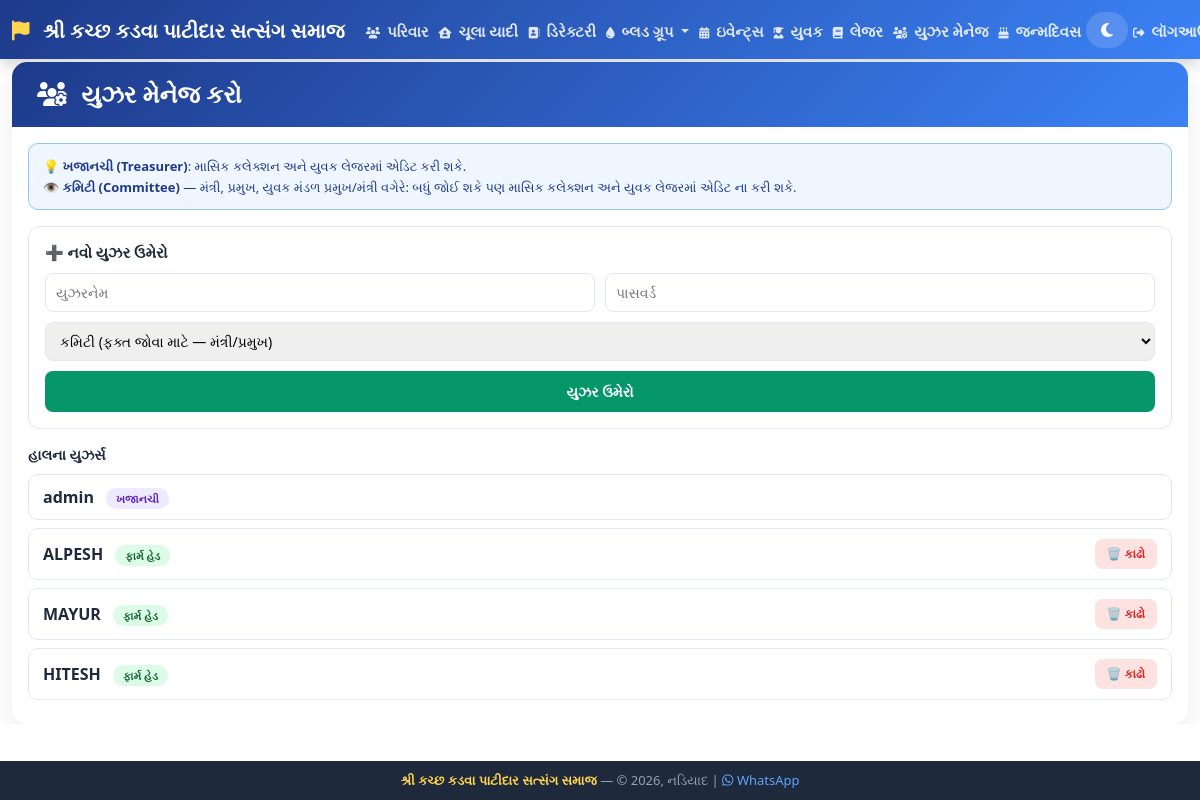
The page /manage-users (signed in) on the database its author committed.
### tables this page shows
CREATE TABLE users (id INTEGER PRIMARY KEY AUTOINCREMENT, username TEXT, password TEXT, role TEXT DEFAULT 'treasurer', family_id INTEGER);

### app.py (the view, shortened to what this page needs)
@app.route("/manage-users", methods=["GET", "POST"])
def manage_users():
    if not session.get("logged_in") or session.get("role") != "treasurer":
        return redirect("/")
    conn = sqlite3.connect("samaj.db")
    cursor = conn.cursor()
    cursor.execute("SELECT id, username, role, family_id FROM users")
    users = cursor.fetchall()
    cursor.execute("SELECT id, family_name, firm_name FROM families")
    all_families = cursor.fetchall()
    conn.close()
    return render_template("manage_users.html", users=users, all_families=all_families, current_username=session.get("username"))

### templates/manage_users.html (shortened to what this page needs)
{% extends "base.html" %}
{% block content %}
<div class="card">
    <div class="card-header">
        <h4 class="mb-0"><i class="fas fa-users-cog me-2"></i> યુઝર મેનેજ કરો</h4>
    </div>
    <div class="card-body">
        <div class="info-box">
            💡 <strong>ખજાનચી (Treasurer)</strong>: માસિક કલેક્શન અને યુવક લેજરમાં એડિટ કરી શકે.<br>
            👁️ <strong>કમિટી (Committee)</strong> — મંત્રી, પ્રમુખ, યુવક મંડળ પ્રમુખ/મંત્રી વગેરે: બધું જોઈ શકે પણ માસિક કલેક્શન અને યુવક લેજરમાં એડિટ ના કરી શકે.
        </div>
        <div class="add-user-form">
            <h5>➕ નવો યુઝર ઉમેરો</h5>
            <form method="POST">
                <div class="form-row">
                    <input type="text" name="username" placeholder="યુઝરનેમ" required>
                    <input type="text" name="password" placeholder="પાસવર્ડ" required>
                </div>
                <div class="form-row" style="grid-template-columns: 1fr;">
                    <select name="role" id="roleSelect" onchange="toggleFamilySelect(this)">
                        <option value="committee">કમિટી (ફક્ત જોવા માટે — મંત્રી/પ્રમુખ)</option>
                    </select>
                </div>
                <button type="submit" class="btn-add-user">યુઝર ઉમેરો</button>
            </form>
        </div>
        <h5 style="font-size:14px; font-weight:700; color:#1e293b; margin-bottom:10px;">હાલના યુઝર્સ</h5>
        {% for u in users %}
        <div class="user-row">
            <div>
                <span class="uname">{{ u[1] }}</span>
                <span class="role-badge {{ u[2] }}">
                    {% if u[2] == 'treasurer' %}ખજાનચી
                    {% elif u[2] == 'farm_head' %}ફાર્મ હેડ
                    {% else %}કમિટી{% endif %}
                </span>
            </div>
            {% if u[1] != current_username %}
            <form method="POST" onsubmit="return confirm('આ યુઝર કાઢી નાખવો છે?')">
                <button type="submit" class="btn-del-user">🗑️ કાઢો</button>
            </form>
            {% endif %}
        </div>
        {% endfor %}
    </div>
</div>
{% endblock %}

### templates/base.html (style rules this page uses)
html, body { width: 100% !important; overflow-x: hidden !important; margin: 0 !important; padding: 0 !important; }
input, select, textarea, .form-control { width: 100% !important; max-width: 100% !important; }
body { font-family: 'Segoe UI', Tahoma, Geneva, Verdana, sans-serif; padding-bottom: 60px; transition: all 0.3s; }
.card { border-radius: 15px; box-shadow: 0 10px 30px rgba(0,0,0,0.08); border: none; overflow: hidden; }
.card-header { background: linear-gradient(135deg, #1e3a8a, #3b82f6); color: white; padding: 18px 25px; border-bottom: none; }
.card-header h4 { margin: 0; font-weight: 600; }
* { box-sizing: border-box; }
body { overflow-x: hidden !important; width: 100%; }

### templates/manage_users.html (style rules this page uses)
* { box-sizing: border-box; }
.info-box { background: #eff6ff; border: 1.5px solid #93c5fd; color: #1e3a8a; border-radius: 10px; padding: 12px 14px; font-size: 13px; margin-bottom: 16px; line-height: 1.6; }
.add-user-form { background: white; border: 1px solid #e2e8f0; border-radius: 12px; padding: 16px; margin-bottom: 18px; }
.add-user-form h5 { font-size: 15px; font-weight: 700; margin-bottom: 12px; color: #1e293b; }
.form-row { display: grid; grid-template-columns: 1fr 1fr; gap: 10px; margin-bottom: 10px; }
.form-row input, .form-row select { border: 1.5px solid #e2e8f0; border-radius: 8px; padding: 8px 10px; font-size: 14px; }
.btn-add-user { width: 100%; background: #059669; color: white; border: none; border-radius: 8px; padding: 10px; font-weight: 700; font-size: 14px; }
.user-row { background: white; border: 1px solid #e2e8f0; border-radius: 10px; padding: 10px 14px; margin-bottom: 8px; display: flex; justify-content: space-between; align-items: center; }
.user-row .uname { font-weight: 700; color: #1e293b; }
.role-badge { font-size: 11px; font-weight: 700; padding: 3px 10px; border-radius: 20px; margin-left: 8px; }
.role-badge.treasurer { background: #ede9fe; color: #5b21b6; }
.role-badge.farm_head { background: #dcfce7; color: #166534; }
.btn-del-user { background: #fee2e2; color: #dc2626; border: none; border-radius: 8px; padding: 6px 12px; font-size: 12px; font-weight: 700; }

### rows shown on the page
users: username "admin", role "ખજાનચી"
users: username "ALPESH", role "ફાર્મ હેડ"
users: username "MAYUR", role "ફાર્મ હેડ"
users: username "HITESH", role "ફાર્મ હેડ"
